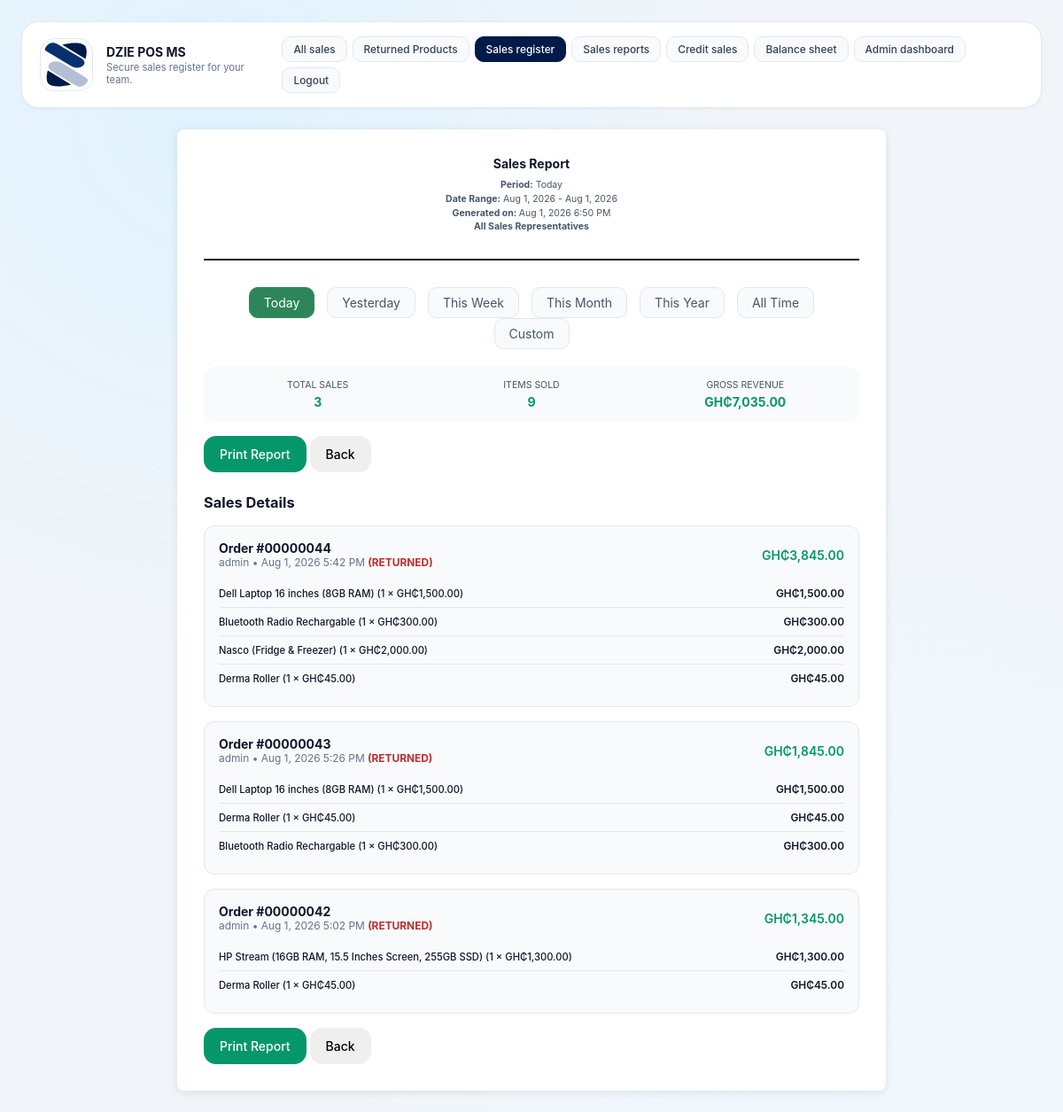
The page /sales_report.php (signed in) on the database its author committed.
### tables this page shows
CREATE TABLE settings (
            key TEXT PRIMARY KEY,
            value TEXT NOT NULL
        );

### inc/functions.php (called while the page is built, shortened)
<?php
function get_db_path(): string {
    $dir = __DIR__ . '/../data';
    return $dir . '/pos.db';
}
function get_database(): PDO {
    static $pdo = null;
    if ($pdo !== null) {
        return $pdo;
    }
    $path = get_db_path();
    $pdo = new PDO('sqlite:' . $path);
    $pdo->setAttribute(PDO::ATTR_ERRMODE, PDO::ERRMODE_EXCEPTION);
    initialize_database($pdo);
    return $pdo;
}
function initialize_database(PDO $db): void {
    $db->exec(
        'CREATE TABLE IF NOT EXISTS products (
            id INTEGER PRIMARY KEY,
            code TEXT UNIQUE NOT NULL,
            name TEXT NOT NULL,
            category TEXT NOT NULL,
            price REAL NOT NULL,
            image TEXT NOT NULL,
            quantity INTEGER NOT NULL DEFAULT 0,
            bulk_quantity_threshold INTEGER NOT NULL DEFAULT 0,
            bulk_discount_percentage REAL NOT NULL DEFAULT 0
        )'
    );
    try {
        $db->exec('ALTER TABLE products ADD COLUMN quantity INTEGER NOT NULL DEFAULT 0');
    } catch (Exception $e) {
    }
    try {
        $db->exec('ALTER TABLE products ADD COLUMN bulk_quantity_threshold INTEGER NOT NULL DEFAULT 0');
    } catch (Exception $e) {
    }
    try {
        $db->exec('ALTER TABLE products ADD COLUMN bulk_discount_percentage REAL NOT NULL DEFAULT 0');
    } catch (Exception $e) {
    }
    $db->exec(
        'CREATE TABLE IF NOT EXISTS users (
            id INTEGER PRIMARY KEY,
            username TEXT UNIQUE NOT NULL,
            password_hash TEXT NOT NULL,
            role TEXT NOT NULL,
            created_at TEXT NOT NULL
        )'
    );
    $db->exec(
        'CREATE TABLE IF NOT EXISTS orders (
            id INTEGER PRIMARY KEY,
            username TEXT NOT NULL,
            total REAL NOT NULL,
            status TEXT NOT NULL DEFAULT "Pending",
            created_at TEXT NOT NULL,
            credit INTEGER NOT NULL DEFAULT 0,
            customer_name TEXT,
            customer_phone TEXT,
            credit_status TEXT NOT NULL DEFAULT "Pending"
        )'
    );
    try {
        $db->exec('ALTER TABLE orders ADD COLUMN credit INTEGER NOT NULL DEFAULT 0');
    } catch (Exception $e) {
    }
    try {
        $db->exec('ALTER TABLE orders ADD COLUMN customer_name TEXT');
    } catch (Exception $e) {
    }
    try {
        $db->exec('ALTER TABLE orders ADD COLUMN customer_phone TEXT');
    } catch (Exception $e) {
    }
    try {
        $db->exec('ALTER TABLE orders ADD COLUMN credit_status TEXT NOT NULL DEFAULT "Pending"');
    } catch (Exception $e) {
    }
    $db->exec(
        'CREATE TABLE IF NOT EXISTS order_items (
            id INTEGER PRIMARY KEY,
            order_id INTEGER NOT NULL,
            product_id INTEGER NOT NULL,
            name TEXT NOT NULL,
            price REAL NOT NULL,
            quantity INTEGER NOT NULL,
            subtotal REAL NOT NULL,
            FOREIGN KEY(order_id) REFERENCES orders(id)
        )'
    );
    $db->exec(
        'CREATE TABLE IF NOT EXISTS receipts (
            id INTEGER PRIMARY KEY,
            order_id INTEGER NOT NULL UNIQUE,
            username TEXT NOT NULL,
            receipt_content TEXT NOT NULL,
            return_status TEXT NOT NULL DEFAULT "Active",
            created_at TEXT NOT NULL,
            FOREIGN KEY(order_id) REFERENCES orders(id)
        )'
    );
    $db->exec(
        'CREATE TABLE IF NOT EXISTS returns (
            id INTEGER PRIMARY KEY,
            order_id INTEGER NOT NULL,
            product_id INTEGER NOT NULL,
            quantity INTEGER NOT NULL,
            reason TEXT,
            processed_by TEXT NOT NULL,
            created_at TEXT NOT NULL,
            FOREIGN KEY(order_id) REFERENCES orders(id)
        )'
    );
    $db->exec(
        'CREATE TABLE IF NOT EXISTS login_events (
            id INTEGER PRIMARY KEY,
            username TEXT NOT NULL,
            role TEXT NOT NULL,
            ip TEXT,
            created_at TEXT NOT NULL,
            logged_out_at TEXT
        )'
    );
    try {
        $db->exec('ALTER TABLE login_events ADD COLUMN logged_out_at TEXT');
    } catch (Exception $e) {
    }
    $db->exec(
        'CREATE TABLE IF NOT EXISTS settings (
            key TEXT PRIMARY KEY,
            value TEXT NOT NULL
        )'
    );
    $db->exec("INSERT OR IGNORE INTO settings (key, value) VALUES ('pos_name', 'WADI POS')");
    $db->exec(
        'CREATE TABLE IF NOT EXISTS stock_movements (
            id INTEGER PRIMARY KEY,
            product_id INTEGER NOT NULL,
            product_name TEXT NOT NULL,
            product_code TEXT NOT NULL,
            movement_type TEXT NOT NULL,
            quantity INTEGER NOT NULL,
            reference_type TEXT NOT NULL,
            reference_id INTEGER,
            notes TEXT,
            created_at TEXT NOT NULL,
            FOREIGN KEY(product_id) REFERENCES products(id)
        )'
    );
    $stmt = $db->query('SELECT COUNT(*) FROM products');
}
function current_user() {
    return $_SESSION['user'] ?? null;
}
function get_pos_name(): string {
    $stmt = get_database()->prepare('SELECT value FROM settings WHERE key = ?');
    $stmt->execute(['pos_name']);
    $result = $stmt->fetch(PDO::FETCH_ASSOC);
    return $result ? $result['value'] : 'WADI POS';
}
function get_trademark(): string {
    $stmt = get_database()->prepare('SELECT value FROM settings WHERE key = ?');
    $stmt->execute(['trademark']);
    $result = $stmt->fetch(PDO::FETCH_ASSOC);
    return $result ? $result['value'] : '';
}
function get_trademark_src(): string {
    $trademark = get_trademark();
    if ($trademark !== '' && file_exists(__DIR__ . '/../' . $trademark)) {
        return $trademark;
    }
    return 'images/pos-icon.svg';
}

### sales_report.php (the view, shortened to what this page needs)
<?php
require_once __DIR__ . '/inc/functions.php';
$user = current_user();
$posName = get_pos_name();
$period = $_GET['period'] ?? 'day';
$periods = ['day' => 'Today', 'yesterday' => 'Yesterday', 'week' => 'This Week', 'month' => 'This Month', 'year' => 'This Year', 'all' => 'All Time', 'custom' => 'Custom Range'];
$useCustomRange = false;
if (!$useCustomRange) {
    $now = new DateTime();
    $startDate = clone $now;
    $endDate = clone $now;
    switch ($period) {
        case 'day':
            $startDate->setTime(0, 0, 0);
            $endDate->setTime(23, 59, 59);
            break;
    }
}
$db = get_database();
if ($period === 'all') {
    $query = 'SELECT oi.id, oi.order_id, oi.product_id, oi.name, oi.price, oi.quantity, oi.subtotal,
                     o.username, o.total, o.created_at, o.status,
                     r.return_status, r.receipt_content
              FROM order_items oi
              JOIN orders o ON o.id = oi.order_id
              LEFT JOIN receipts r ON r.order_id = o.id';
} else {
    $query = 'SELECT oi.id, oi.order_id, oi.product_id, oi.name, oi.price, oi.quantity, oi.subtotal,
                     o.username, o.total, o.created_at, o.status,
                     r.return_status, r.receipt_content
              FROM order_items oi
              JOIN orders o ON o.id = oi.order_id
              LEFT JOIN receipts r ON r.order_id = o.id
              WHERE o.created_at >= :start_date AND o.created_at <= :end_date';
}
$query .= ' ORDER BY o.created_at DESC';
$stmt = $db->prepare($query);
if ($period !== 'all') {
    $stmt->bindValue(':start_date', $startDate->format('c'));
    $stmt->bindValue(':end_date', $endDate->format('c'));
}
$stmt->execute();
$salesData = $stmt->fetchAll(PDO::FETCH_ASSOC);
$groupedSales = [];
foreach ($salesData as $item) {
    $orderId = $item['order_id'];
    if (!isset($groupedSales[$orderId])) {
        $groupedSales[$orderId] = [
            'order_id' => $orderId,
            'username' => $item['username'],
            'total' => $item['total'],
            'created_at' => $item['created_at'],
            'status' => $item['status'],
            'return_status' => $item['return_status'],
            'receipt_content' => $item['receipt_content'],
            'items' => []
        ];
    }
    $groupedSales[$orderId]['items'][] = $item;
}
$totalSales = count($groupedSales);
$totalRevenue = 0;
$totalItems = 0;
foreach ($groupedSales as $order) {
    $totalRevenue += $order['total'];
    $totalItems += count($order['items']);
}
?>
<!DOCTYPE html>
<html lang="en">
<head>
  <link rel="stylesheet" href="styles.css" />
</head>
<body>
  <div class="app-shell">
    <header class="header">
      <div class="brand">
        <img class="brand-icon" src="<?php echo htmlspecialchars(get_trademark_src()); ?>" alt="Trademark" />
        <div>
          <h1><?php echo htmlspecialchars($posName); ?></h1>
          <p class="subtitle">Secure sales register for your team.</p>
        </div>
      </div>
      <div class="header-actions" id="header-actions">
        <?php if ($user['role'] === 'admin'): ?>
        <a href="returns.php" class="secondary">All sales</a>
        <a href="returned_products.php" class="secondary">Returned Products</a>
        <?php endif; ?>
        <a href="sales.php" class="secondary">Sales register</a>
        <a href="sales_report.php" class="secondary">Sales reports</a>
        <a href="credit_sales.php" class="secondary">Credit sales</a>
        <a href="balance_sheet.php" class="secondary">Balance sheet</a>
        <?php if ($user['role'] === 'admin'): ?>
          <a href="admin.php" class="secondary">Admin dashboard</a>
        <?php endif; ?>
        <a href="logout.php" class="tertiary">Logout</a>
      </div>
    </header>
    <main class="main-grid">
      <div class="report-container">
    <div class="report-header">
      <h1 class="report-title">Sales Report</h1>
      <div class="report-meta">
        <b>Period:</b> <?php echo $periods[$period]; ?><br>
        <?php if ($useCustomRange): ?>
          <b>Date Range:</b> <?php echo $startDate->format('M j, Y g:i A'); ?> - <?php echo $endDate->format('M j, Y g:i A'); ?><br>
        <?php elseif ($period !== 'all'): ?>
          <b>Date Range:</b> <?php echo $startDate->format('M j, Y'); ?> - <?php echo $endDate->format('M j, Y'); ?><br>
        <?php else: ?>
          <b>Date Range:</b> All Time<br>
        <?php endif; ?>
        <b>Generated on: </b><?php echo date('M j, Y g:i A'); ?><br>
        <?php if ($user['role'] === 'admin'): ?>
          <b>All Sales Representatives</b>
        <?php else: ?>
          <b>Sales Rep:</b> <?php echo htmlspecialchars($user['username']); ?>
        <?php endif; ?>
      </div>
    </div>
    <div class="period-selector">
      <a href="?period=day" class="<?php echo $period === 'day' ? 'active' : ''; ?>">Today</a>
      <a href="?period=yesterday" class="<?php echo $period === 'yesterday' ? 'active' : ''; ?>">Yesterday</a>
      <a href="?period=week" class="<?php echo $period === 'week' ? 'active' : ''; ?>">This Week</a>
      <a href="?period=month" class="<?php echo $period === 'month' ? 'active' : ''; ?>">This Month</a>
      <a href="?period=year" class="<?php echo $period === 'year' ? 'active' : ''; ?>">This Year</a>
      <a href="?period=all" class="<?php echo $period === 'all' ? 'active' : ''; ?>">All Time</a>
      <a href="?period=custom" class="<?php echo $period === 'custom' ? 'active' : ''; ?>">Custom</a>
    </div>
    <div class="stats-grid">
      <div class="stat-item">
        <div class="stat-label">Total Sales</div>
        <div class="stat-value"><?php echo $totalSales; ?></div>
      </div>
      <div class="stat-item">
        <div class="stat-label">Items Sold</div>
        <div class="stat-value"><?php echo $totalItems; ?></div>
      </div>
      <div class="stat-item">
        <div class="stat-label">Gross Revenue</div>
        <div class="stat-value">GH₵<?php echo number_format($totalRevenue, 2); ?></div>
      </div>
    </div>
    <div class="actions">
      <button class="print-btn" onclick="window.print()">Print Report</button>
      <button onclick="window.history.back()">Back</button>
    </div>
    <?php if (!empty($groupedSales)): ?>
      <div class="sales-list">
        <h3>Sales Details</h3>
        <?php foreach ($groupedSales as $order): ?>
          <div class="sale-item">
            <div class="sale-header">
              <div>
                <div class="sale-id">Order #<?php echo str_pad((string)$order['order_id'], 8, '0', STR_PAD_LEFT); ?></div>
                <div class="sale-meta">
                  <?php echo htmlspecialchars($order['username']); ?> •
                  <?php echo date('M j, Y g:i A', strtotime($order['created_at'])); ?>
                  <?php if ($order['return_status'] === 'Returned'): ?>
                    <span style="color: #bf2d2d; font-weight: bold;">(RETURNED)</span>
                  <?php endif; ?>
                </div>
              </div>
              <div class="sale-total <?php echo $order['return_status'] === 'Returned' ? 'returned' : ''; ?>">
                GH₵<?php echo number_format($order['total'], 2); ?>
              </div>
            </div>
            <div class="sale-items">
              <?php foreach ($order['items'] as $item): ?>
                <div class="item-row">
                  <div class="item-name">
                    <?php echo htmlspecialchars($item['name']); ?> (<?php echo $item['quantity']; ?> × GH₵<?php echo number_format($item['price'], 2); ?>)
                  </div>
                  <div class="item-price">GH₵<?php echo number_format($item['subtotal'], 2); ?></div>
                </div>
              <?php endforeach; ?>
            </div>
          </div>
        <?php endforeach; ?>
      </div>
    <?php else: ?>
      <p style="text-align: center; color: #666; margin: 40px 0;">No sales found for this period.</p>
    <?php endif; ?>
    <div class="actions">
      <button class="print-btn" onclick="window.print()">Print Report</button>
      <button onclick="window.history.back()">Back</button>
    </div>
    </main>
  </div>
</body>
</html>

### rows shown on the page
settings: value (picture)
settings: value "DZIE POS MS"

### other values the page prints
$periods[$period] "Today"
$startDate->format('M j, Y') "Aug 1, 2026"
$endDate->format('M j, Y') "Aug 1, 2026"
$totalSales "3"
$totalItems "9"
$totalRevenue "7,035.00"
str_pad((string)$order['order_id'], 8, '0', STR_PAD_LEFT) "00000044"
$order['username'] "admin"
date('M j, Y g:i A', strtotime($order['created_at'])) "Aug 1, 2026 5:42 PM"
$order['total'] "3,845.00"
$item['name'] "Dell Laptop 16 inches (8GB RAM)"
$item['quantity'] "1"
$item['price'] "1,500.00"
$item['subtotal'] "1,500.00"
$item['name'] "Bluetooth Radio Rechargable"
